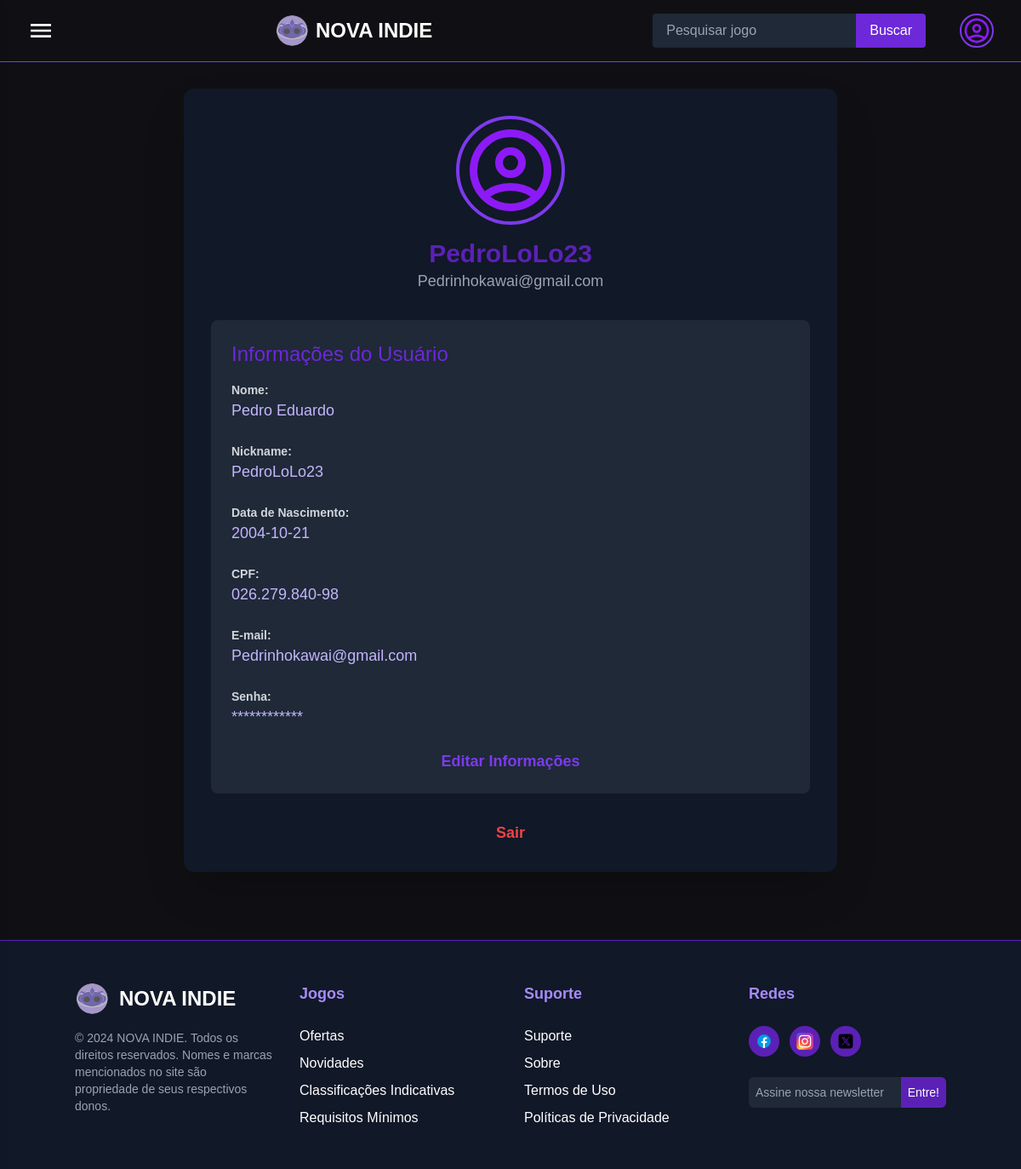
Page /perfil.php (signed in) on the committed database.
### tables this page shows
CREATE TABLE `cliente` (
  `CodCliente` int(11) NOT NULL,
  `Nome` varchar(100) NOT NULL,
  `Nickname` varchar(50) NOT NULL,
  `DataNasc` date NOT NULL,
  `CPF` varchar(14) NOT NULL,
  `Senha` varchar(30) NOT NULL,
  `Email` varchar(80) NOT NULL
);

### perfil.php (the view, shortened to what this page needs)
<!DOCTYPE html>
<html lang="pt-BR">
<head>
    <link href="https://cdn.jsdelivr.net/npm/tailwindcss@2.2.19/dist/tailwind.min.css" rel="stylesheet">
</head>
<body class="bg-neutral-900 text-white">
    <?php include 'includes/header.php'; ?>
    <main class="mx-auto max-w-7xl px-8 py-10 mt-16">
        <div class="container mx-auto p-8 bg-gray-900 rounded-xl shadow-2xl max-w-3xl">
            <div class="flex items-center justify-center flex-col mb-8">
                <img src="assets/img/perfil.svg" alt="Avatar do Usuário" class="w-32 h-32 rounded-full border-4 border-purple-600 mb-4 transform transition-transform duration-500 ease-in-out hover:scale-110">
                <h2 class="text-3xl font-semibold text-purple-800"><?php echo htmlspecialchars($nickname); ?></h2>
                <p class="text-lg text-gray-400"><?php echo htmlspecialchars($email); ?></p>
            </div>
            <div class="bg-gray-800 rounded-lg p-6">
                <p class="text-2xl font-medium text-purple-700 mb-4">Informações do Usuário</p>
                <div class="space-y-6">
                    <div>
                        <label class="block text-sm font-semibold text-gray-300">Nome:</label>
                        <p class="text-lg text-purple-300"><?php echo htmlspecialchars($nome); ?></p>
                    </div>
                    <div>
                        <label class="block text-sm font-semibold text-gray-300">Nickname:</label>
                        <p class="text-lg text-purple-300"><?php echo htmlspecialchars($nickname); ?></p>
                    </div>
                    <div>
                        <label class="block text-sm font-semibold text-gray-300">Data de Nascimento:</label>
                        <p class="text-lg text-purple-300"><?php echo htmlspecialchars($dataNasc); ?></p>
                    </div>
                    <div>
                        <label class="block text-sm font-semibold text-gray-300">CPF:</label>
                        <p class="text-lg text-purple-300"><?php echo htmlspecialchars($cpf); ?></p>
                    </div>
                    <div>
                        <label class="block text-sm font-semibold text-gray-300">E-mail:</label>
                        <p class="text-lg text-purple-300"><?php echo htmlspecialchars($email); ?></p>
                    </div>
                    <div>
                        <label class="block text-sm font-semibold text-gray-300">Senha:</label>
                        <p class="text-lg text-purple-300">
                            <span id="senhaMasked"><?php echo str_repeat('*', strlen($senha)); ?></span>
                        </p>
                    </div>
                </div>
                <div class="mt-6 text-center">
                    <button onclick="openModal()" class="text-lg font-semibold text-purple-600 hover:underline transform transition-transform duration-300 hover:scale-105">Editar Informações</button>
                </div>
            </div>
            <div class="mt-8 text-center">
                <a href="index.php?logout=true" class="text-lg font-semibold text-red-500 hover:underline transform transition-transform duration-300 hover:scale-105">Sair</a>
            </div>
        </div>
    </main>
    <?php include 'includes/footer.php'; ?>
</body>
</html>

### perfil.php (style rules this page uses)
body { margin: 0; padding: 0; background-image: url('assets/img/background.png'); background-repeat: no-repeat; background-size: cover; background-attachment: fixed; background-position: center; font-family: Arial, sans-serif; }

### rows in the picture
cliente: Nickname "PedroLoLo23", Email "Pedrinhokawai@gmail.com", Nome "Pedro Eduardo", DataNasc "2004-10-21", CPF "026.279.840-98", Senha "************"
